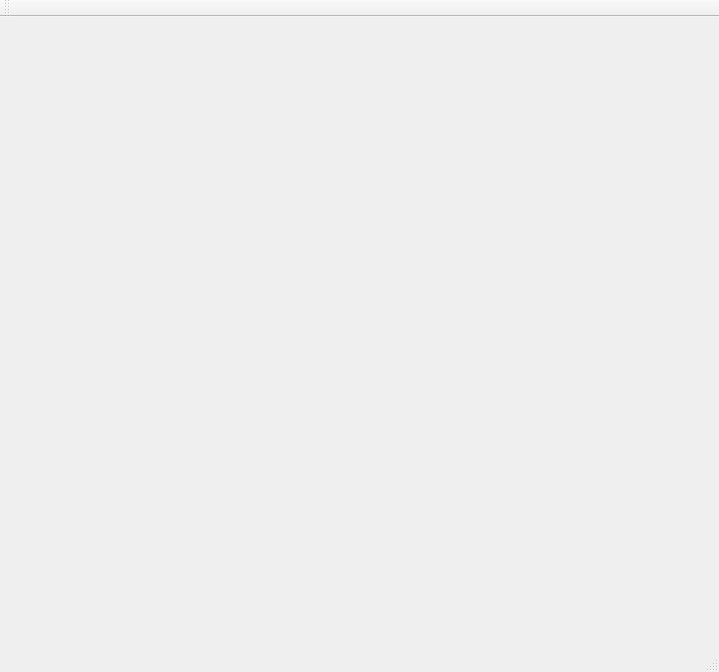
<?xml version="1.0" encoding="UTF-8"?>
<ui version="4.0">
 <class>MainWindow</class>
 <widget class="QMainWindow" name="MainWindow">
  <property name="geometry">
   <rect>
    <x>0</x>
    <y>0</y>
    <width>719</width>
    <height>672</height>
   </rect>
  </property>
  <property name="windowTitle">
   <string>MainWindow</string>
  </property>
  <widget class="QWidget" name="centralWidget">
   <widget class="QGLESWIDGET" name="widget" native="true">
    <property name="geometry">
     <rect>
      <x>10</x>
      <y>10</y>
      <width>600</width>
      <height>600</height>
     </rect>
    </property>
   </widget>
  </widget>
  <widget class="QMenuBar" name="menuBar">
   <property name="geometry">
    <rect>
     <x>0</x>
     <y>0</y>
     <width>719</width>
     <height>25</height>
    </rect>
   </property>
  </widget>
  <widget class="QToolBar" name="mainToolBar">
   <attribute name="toolBarArea">
    <enum>TopToolBarArea</enum>
   </attribute>
   <attribute name="toolBarBreak">
    <bool>false</bool>
   </attribute>
  </widget>
  <widget class="QStatusBar" name="statusBar"/>
 </widget>
 <layoutdefault spacing="6" margin="11"/>
 <customwidgets>
  <customwidget>
   <class>QGLESWIDGET</class>
   <extends>QWidget</extends>
   <header>qgleswidget.h</header>
   <container>1</container>
  </customwidget>
 </customwidgets>
 <resources/>
 <connections/>
</ui>
